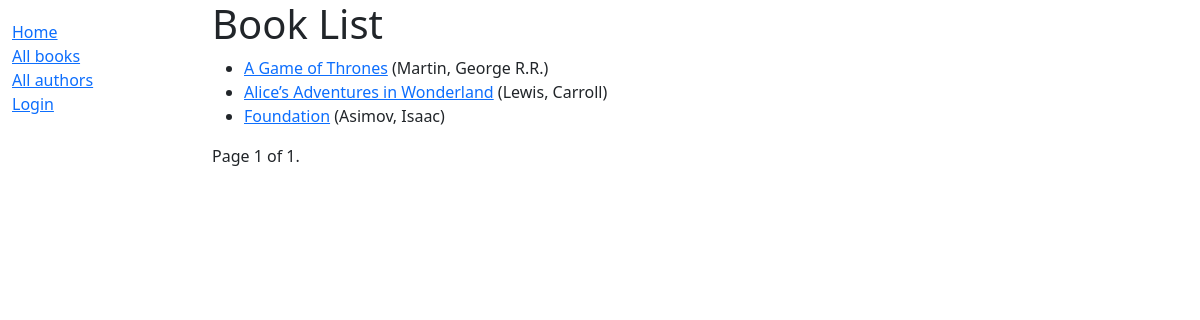
Before: /catalog/books/ with the older database file.
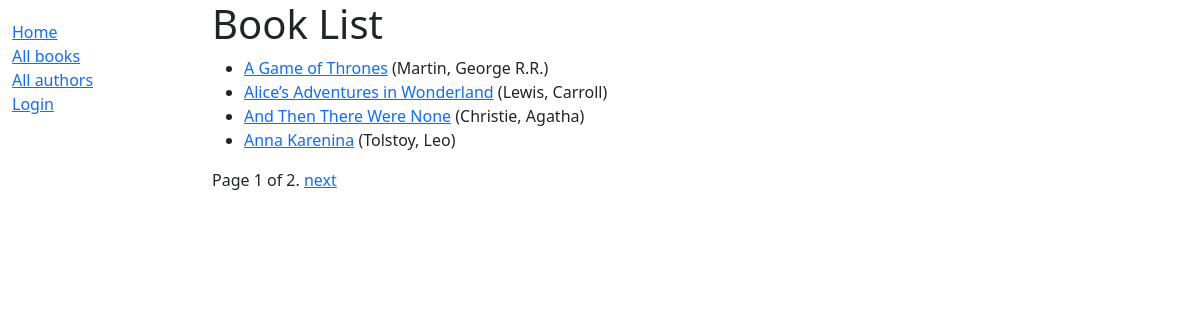
After: the same page with the newer database file.
### catalog/models.py (models this page shows, shortened)
class Book(models.Model):
    title = models.CharField(max_length=200)
    author = models.ForeignKey('Author', on_delete=models.RESTRICT, null=True)
    summary = models.TextField(
        max_length=1000, help_text="Enter a brief description of the book")
    genre = models.ManyToManyField(
        Genre, help_text="Select a genre for this book")
    language = models.ForeignKey(
        'Language', on_delete=models.SET_NULL, null=True)
    class Meta:
        ordering = ['title']
    def get_absolute_url(self):
        return reverse('book-detail', args=[str(self.id)])
    def display_genre(self):
        """Create a string for the Genre. This is required to display genre in Admin."""
        return ', '.join(genre.name for genre in self.genre.all()[:3])
    display_genre.short_description = 'Genre'

class Author(models.Model):
    first_name = models.CharField(max_length=100)
    last_name = models.CharField(max_length=100)
    date_of_birth = models.DateField(null=True, blank=True)
    date_of_death = models.DateField('Died', null=True, blank=True)
    class Meta:
        ordering = ['last_name', 'first_name']
    def __str__(self):
        return f'{self.last_name}, {self.first_name}'

### catalog/views.py (the view)
# urls.py: path('books/', views.BookListView.as_view(), name='books'),
class BookListView(generic.ListView):
    model = Book
    context_object_name = 'book_list'   # your own name for the list as a template variable
    template_name = 'books/book_list.html'  # Specify your own template name/location
    paginate_by = 4

### catalog/templates/catalog/book_list.html
{% extends "base_generic.html" %}
{% block content %}
  <h1>Book List</h1>
  {% if book_list %}
    <ul>
      {% for book in book_list %}
      <li>
        <a href="{{ book.get_absolute_url }}">{{ book.title }}</a>
        ({{book.author}})
      </li>
      {% endfor %}
    </ul>
  {% else %}
    <p>There are no books in the library.</p>
  {% endif %}
{% block pagination %}
{{ block.super }}
{% endblock %}
{% endblock %}

Changed rows visible on the page:
no longer on this page (row unchanged): Book: title "Foundation", author "Asimov, Isaac"
added Book: title "And Then There Were None", author "Christie, Agatha"
added Book: title "Anna Karenina", author "Tolstoy, Leo"
Other visible differences:
{{ page_obj.paginator.num_pages }}: "1" → "2"
text now shown: "next"
